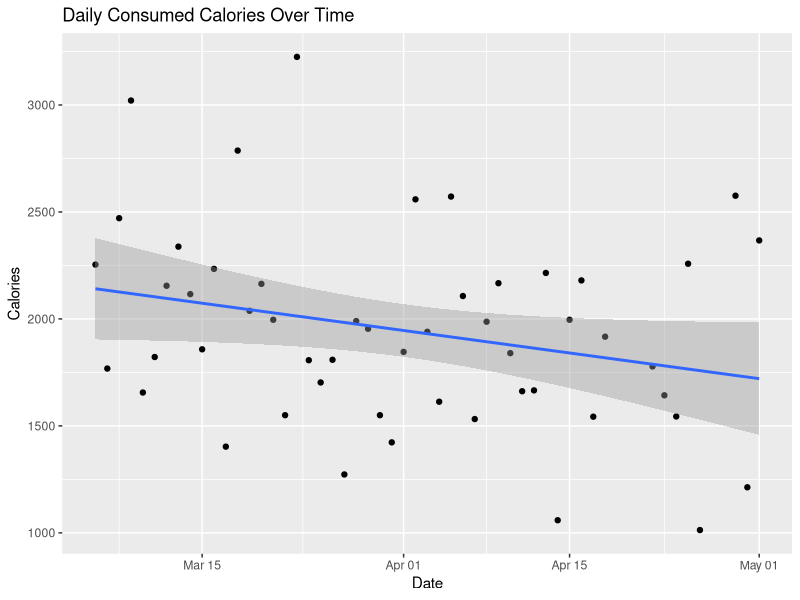
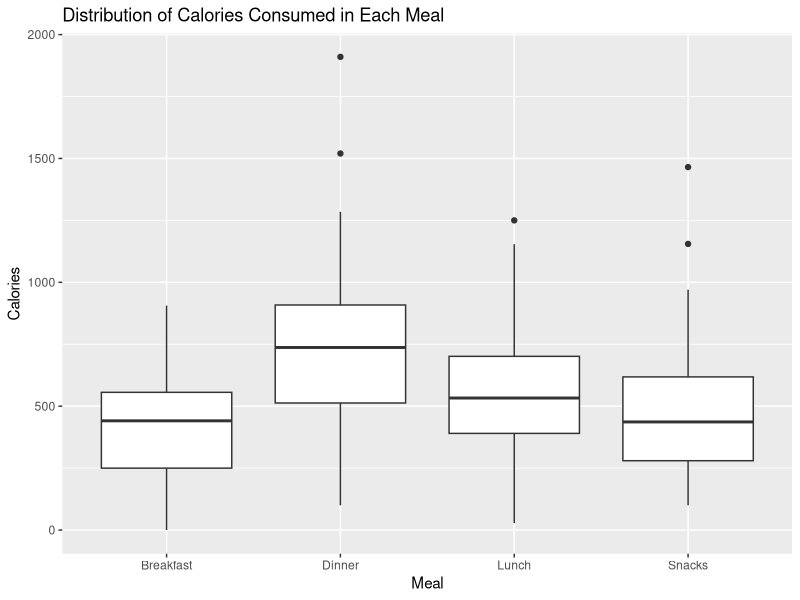
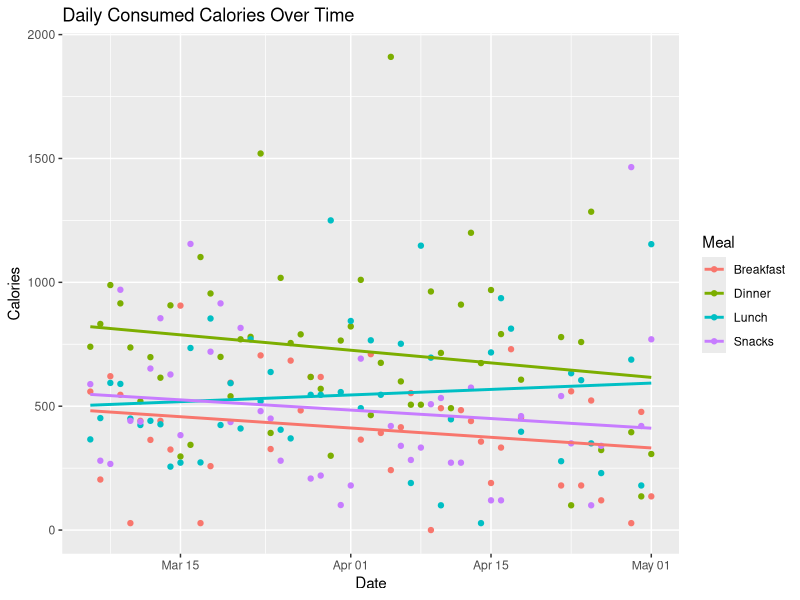
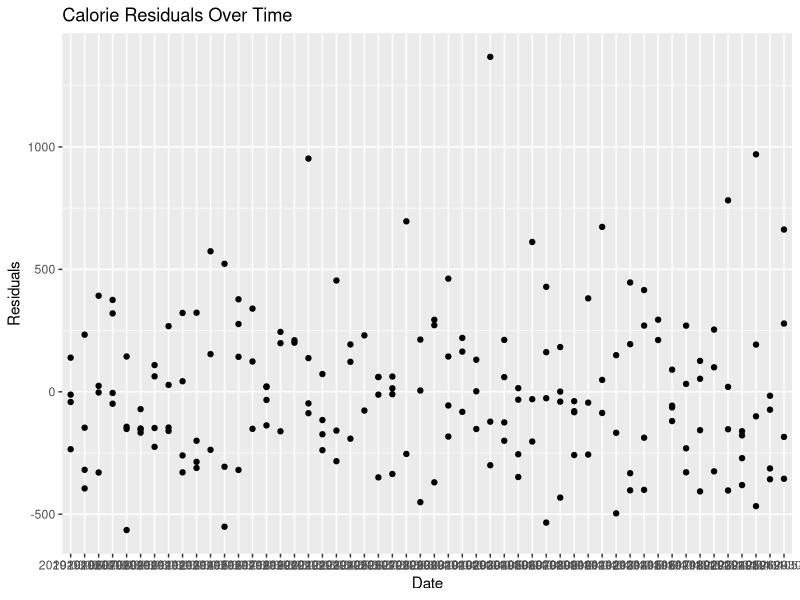
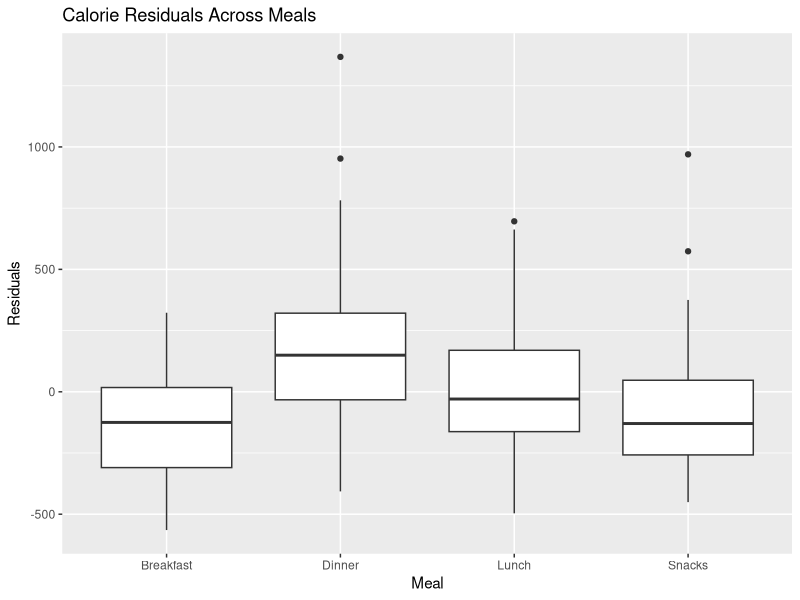
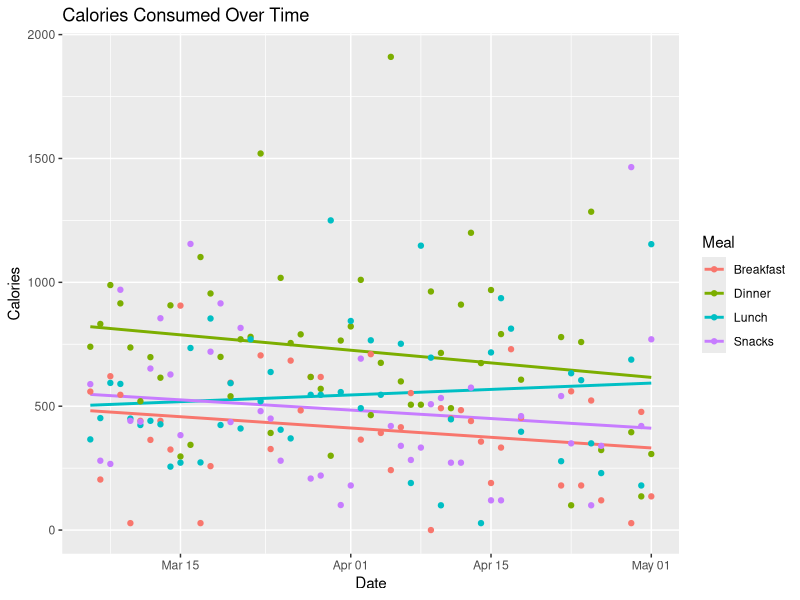
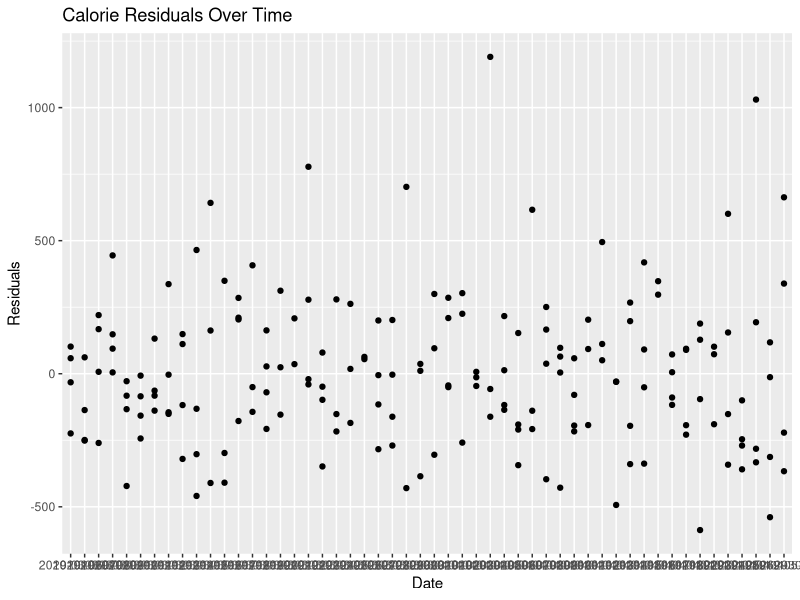

These figures' R source, in order:
## ---- chunk 1
library(dplyr)
library(tidyverse)
library(ggplot2)

food_tab <- read_csv("MyFitnessPalData.csv")
food_tab
## ---- chunk 2
# Rename FOODS to Foods
tidy_food <- food_tab %>%
  rename("Foods"="FOODS")

# Remove Excess Entities
tidy_food <- tidy_food[!(tidy_food$Foods=="FOODS" | tidy_food$Foods=="TOTAL:"),]
tidy_food
## ---- chunk 3
# 
curr_date <- "__-___-__"
for (row in 1:nrow(tidy_food)) {
  potential_date <- tidy_food[row, "Foods"]
  if (grepl("\\d{1,}-\\D{3}-\\d{2}", potential_date)) {
    curr_date <- potential_date
  } else {
    tidy_food[row, "Date"] = curr_date
  }
}
tidy_food <- tidy_food[!(grepl("\\d{1,}-\\D{3}-\\d{2}", tidy_food$Foods)),]
tidy_food$Date <- as.Date(tidy_food$Date, "%d-%b-%y")
tidy_food
## ---- chunk 4
meals = c("Breakfast", "Lunch", "Dinner", "Snacks")
curr_meal <- "___"
for (row in 1:nrow(tidy_food)) {
  potential_meal <- tidy_food[row, "Foods"]
  if (potential_meal %in% meals) {
    curr_meal <- potential_meal
  } else {
    tidy_food[row, "Meal"] = curr_meal
  }
}
tidy_food <- tidy_food[!(tidy_food$Foods %in% meals),]
tidy_food
## ---- chunk 5
tidy_food <- tidy_food %>%
  separate("Foods", c("Food", "Quantity"), sep=", (?=\\d)")
tidy_food
## ---- chunk 6
# Replace missing nutrients with 0
tidy_food$Carbs <- replace(tidy_food$Carbs, tidy_food$Carbs=="#NAME?", "0g")
tidy_food$Fat <- replace(tidy_food$Fat, tidy_food$Fat=="#NAME?", "0g")
tidy_food$Protein <- replace(tidy_food$Protein, tidy_food$Protein=="#NAME?", "0g")
tidy_food$Cholest <- replace(tidy_food$Cholest, tidy_food$Cholest=="#NAME?", "0mg")
tidy_food$Sodium <- replace(tidy_food$Sodium, tidy_food$Sodium=="#NAME?", "0mg")
tidy_food$Sugars <- replace(tidy_food$Sugars, tidy_food$Sugars=="#NAME?", "0g")
tidy_food$Fiber <- replace(tidy_food$Fiber, tidy_food$Fiber=="#NAME?", "0g")

# Remove commas and units from nutrient amounts
tidy_food <- tidy_food %>%
  mutate(Calories = (gsub(",", "", Calories))) %>%
  mutate(Carbs = (gsub(",", "", Carbs))) %>%
  mutate(Fat = (gsub(",", "", Fat))) %>%
  mutate(Protein = (gsub(",", "", Protein))) %>%
  mutate(Cholest = (gsub(",", "", Cholest))) %>%
  mutate(Sodium = (gsub(",", "", Sodium))) %>%
  mutate(Sugars = (gsub(",", "", Sugars))) %>%
  mutate(Fiber = (gsub(",", "", Fiber))) %>%
  mutate(Calories = as.integer(Calories)) %>%
  mutate(Carbs = as.integer(gsub("g", "", Carbs))) %>%
  mutate(Fat = as.integer(gsub("g", "", Fat))) %>%
  mutate(Protein = as.integer(gsub("g", "", Protein))) %>%
  mutate(Cholest = as.integer(gsub("mg", "", Cholest))) %>%
  mutate(Sodium = as.integer(gsub("mg", "", Sodium))) %>%
  mutate(Sugars = as.integer(gsub("g", "", Sugars))) %>%
  mutate(Fiber = as.integer(gsub("g", "", Fiber)))
tidy_food
## ---- chunk 7
# Produces a boxplot for the entire duration of the data which shows the trend of calories across meals over time
tidy_food %>%
  # Group all meals into their respective dates and sum each day's calories
  dplyr::group_by(Date) %>%
  dplyr::summarise(Total_Cals = sum(Calories)) %>%
  # Make plot
  ggplot(mapping = aes(x=Date, y=Total_Cals)) +
  labs(title = "Daily Consumed Calories Over Time", x="Date", y="Calories") +
  geom_point() +
  geom_smooth(method = lm)
## ---- chunk 8
# Produces a boxplot for the entire duration of the data which shows the trend of nutrients across meals over time
tidy_food %>%
  # Group data by meal in which it was consumed
  dplyr::group_by(Date, Meal) %>%
  dplyr::summarise(Total_Cals = sum(Calories)) %>%
  # Make plot
  ggplot(mapping = aes(x=Meal, y=Total_Cals)) +
  labs(title = "Distribution of Calories Consumed in Each Meal", x="Meal", y="Calories") +
  geom_boxplot()
## ---- chunk 9
# Produces a boxplot for the entire duration of the data which shows the trend of calories across meals over time
tidy_food %>%
  # Group all meals into their respective dates and sum each meal's calories
  dplyr::group_by(Date, Meal) %>%
  dplyr::summarise(Total_Cals = sum(Calories)) %>%
  # Make plot
  ggplot(mapping = aes(x=Date, y=Total_Cals, colour = Meal)) +
  labs(title = "Daily Consumed Calories Over Time", x="Date", y="Calories") +
  geom_point() +
  geom_smooth(method = lm, se=FALSE)
## ---- chunk 10
date_cal_meal <- tidy_food %>%
  # Group all meals into their respective dates and sum each day's calories
  dplyr::group_by(Date, Meal) %>%
  dplyr::summarise(Total_Cals = sum(Calories))

lm_food <- lm(Total_Cals ~ Date, data=date_cal_meal)
broom::tidy(lm_food)
## ---- chunk 11
aug_food <- lm_food %>%
  broom::augment()
aug_food %>%
  ggplot(aes(x=factor(Date), y=.resid)) +
    geom_point() +
    labs(title="Calorie Residuals Over Time",
         x = "Date",
         y = "Residuals")
## ---- chunk 12
lm_food <- lm(Total_Cals ~ Date, data=date_cal_meal)
aug_food <- lm_food %>%
  broom::augment()

aug_food %>%
  ggplot(aes(x=date_cal_meal$Meal, y=.resid)) +
    geom_boxplot() +
    labs(title="Calorie Residuals Across Meals",
         x = "Meal",
         y = "Residuals")
## ---- chunk 13
date_cal_meal %>%
  group_by(Meal) %>%
  ggplot(aes(x=Date, y=Total_Cals, colour = Meal)) +
    geom_smooth(method=lm, se = FALSE) +
    geom_point() +
    labs(title="Calories Consumed Over Time",
         x = "Date",
         y = "Calories")
## ---- chunk 14
new_lm_food <- lm(Total_Cals ~ Date*Meal, data=date_cal_meal)
tidy_lm_food <- broom::tidy(new_lm_food)
tidy_lm_food
## ---- chunk 15
new_lm_food <- lm(Total_Cals ~ Date:Meal, data=date_cal_meal)
anova(lm_food, new_lm_food, test="F")
## ---- chunk 16
aug_food <- new_lm_food %>%
  broom::augment()
aug_food %>%
  ggplot(aes(x=factor(Date), y=.resid)) + 
  geom_point() +
    labs(title="Calorie Residuals Over Time",
         x = "Date",
         y = "Residuals")
